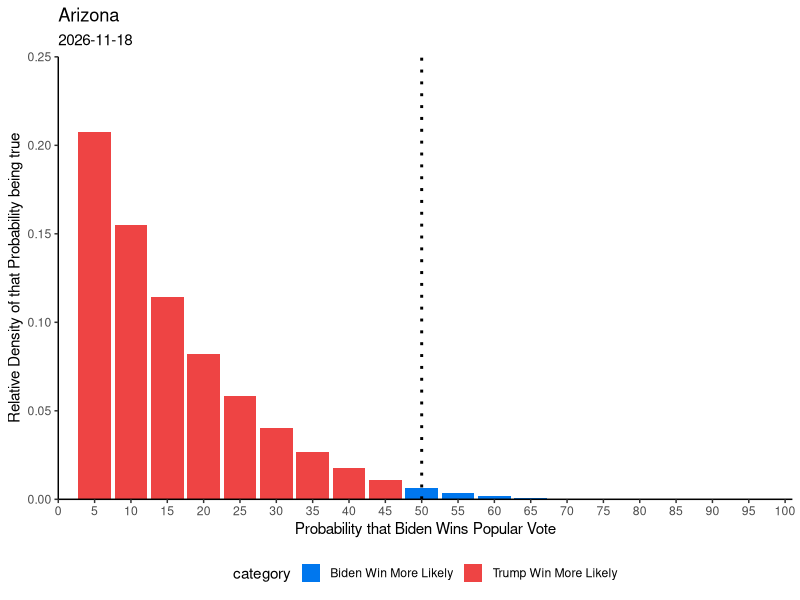
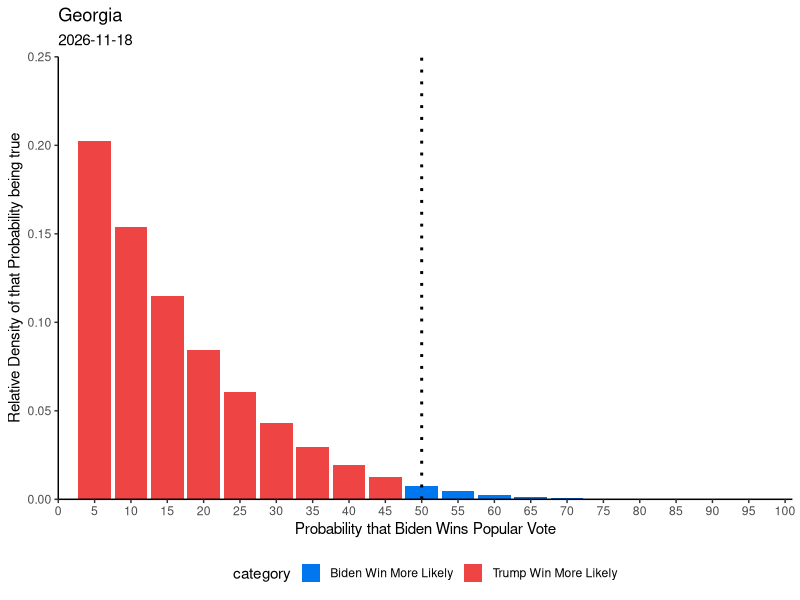
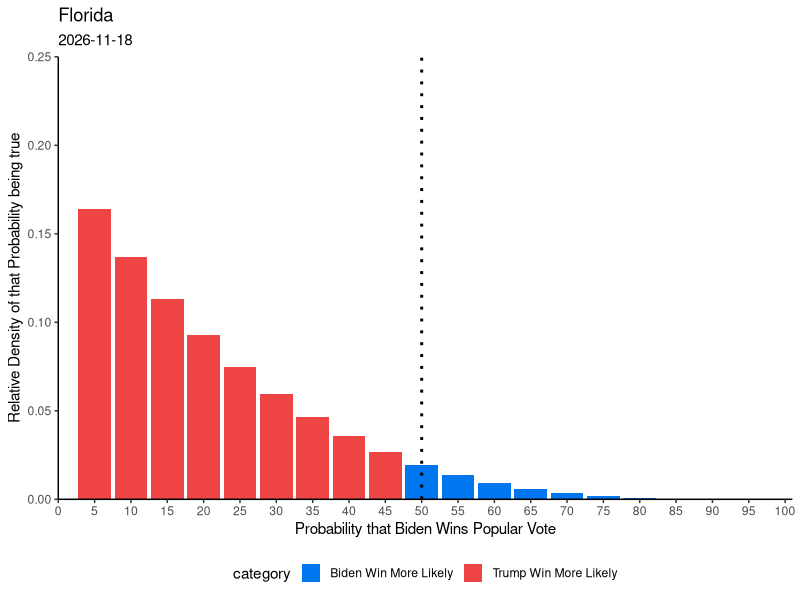
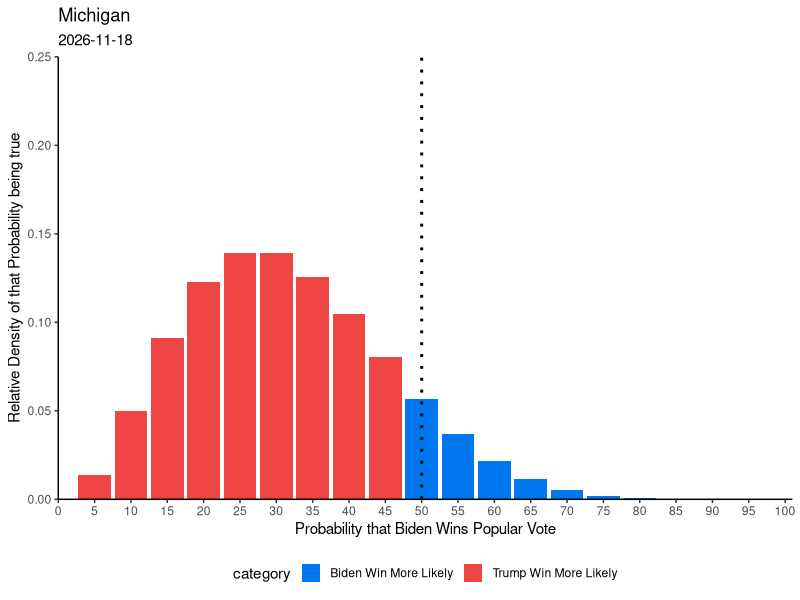
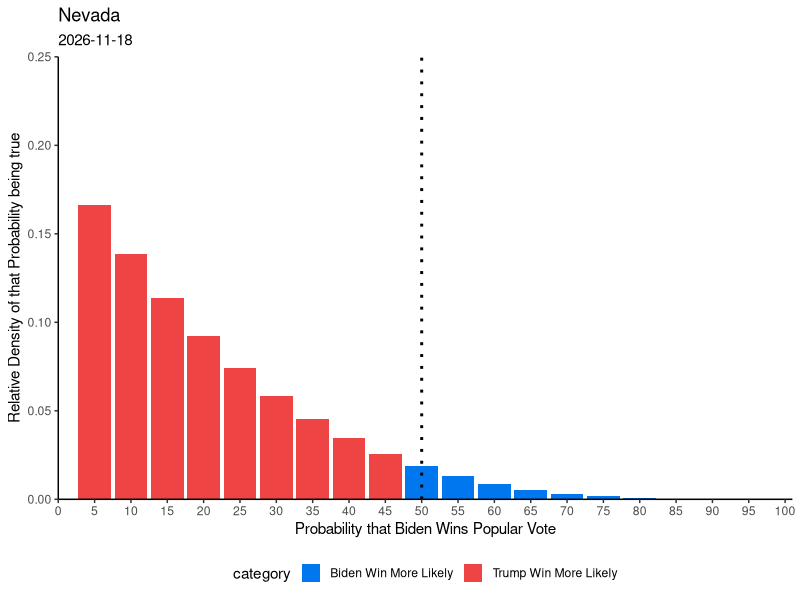
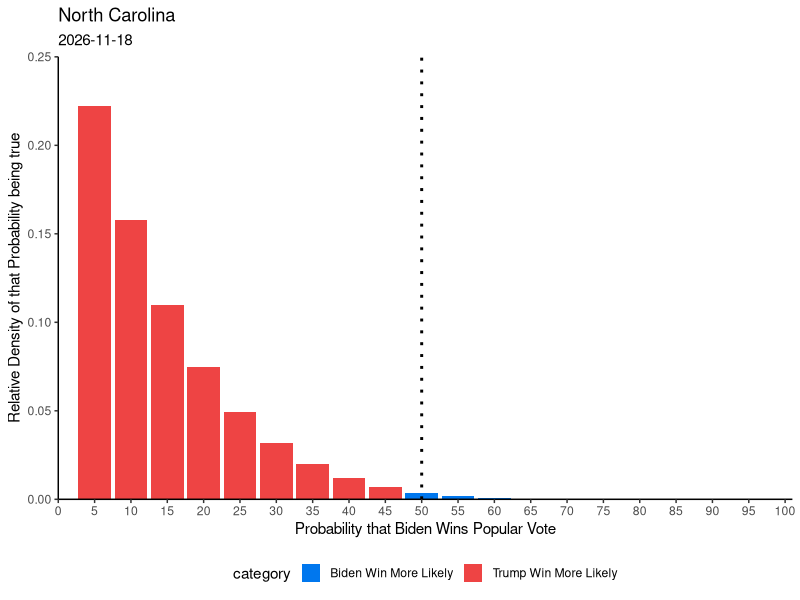
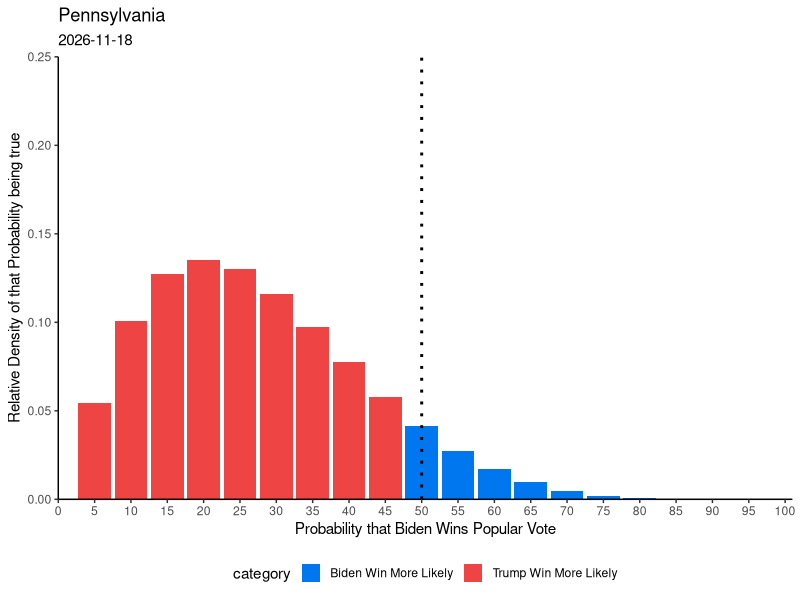
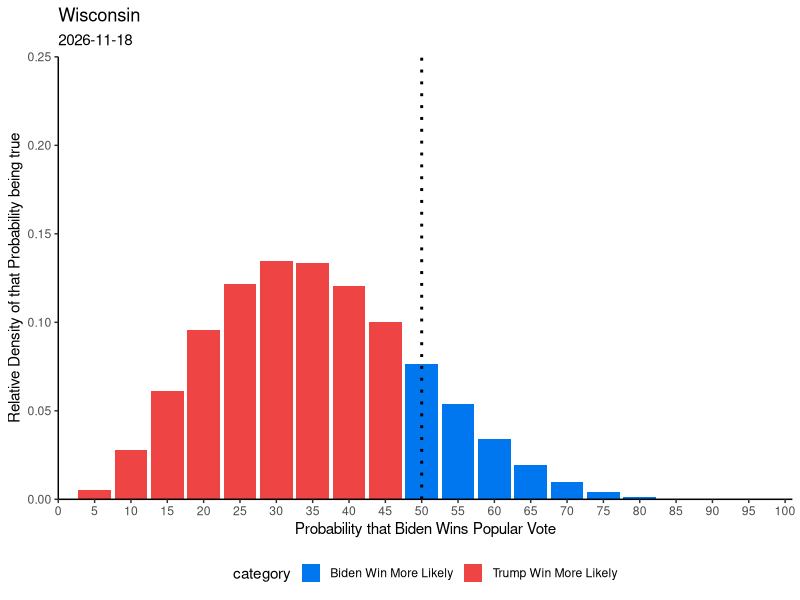

Source code (R) for these figures, in order:
library(data.table)
library(ggplot2)


state_plots <- function(state, date, data, w, l){

  data$density <- data$p**w*(1-data$p)**l# * factorial(w+l+1)/(factorial(w)*factorial(l))
  data$density <- data$density / sum(data$density)
  data$category <- fifelse(data$p < 0.5, "Trump Win More Likely", "Biden Win More Likely")
  data$category <- as.character(data$category)

  # max value
  # data[order(-ways)][1,1]


  # plotting
  g <- ggplot(data, aes(x=as.integer(p*100), y=density))+
  geom_col(aes(fill=category), size=1.5)+
  scale_fill_manual(values=c(
    "Trump Win More Likely"="#ee4444",
    "Biden Win More Likely"="#0077ee"
  ))+
  #geom_vline(xintercept = as.numeric(data[order(-density)][1,1]), linetype="dotted", color="#666666", size=1)+
  geom_vline(xintercept = 50, color="#000000", size=1, linetype="dotted")+
  theme_bw()+
  xlab("Probability that Biden Wins Popular Vote")+
  ylab("Relative Density of that Probability being true")+
  theme(legend.position = "bottom")+
  scale_x_continuous(breaks=seq(0,100,5),expand = c(0,0), limits=c(0,101))+
  scale_y_continuous(expand=c(0,0), limits=c(0,0.25))+
  theme(axis.line = element_line(color='black'),
        plot.background = element_blank(),
        panel.grid.major = element_blank(),
        panel.grid.minor = element_blank(),
        panel.border = element_blank())+
  labs(title=state, subtitles=date)
  #ggsave(filename = paste(state, date,'png'), g)
  g
}

date <- Sys.Date()

data <- data.table(p=c(0:20)/20)

state_plots(       "Arizona", date, data, 0, 5.38)
ggsave(paste("Arizona", date, ".png"))

state_plots(       "Georgia", date, data, 0.00, 5.08)
ggsave(paste("Georgia", date, ".png"))

state_plots(       "Florida", date, data, 0.00, 3.32)
ggsave(paste("Florida", date, ".png"))

state_plots(     "Michigan", date, data, 2.36, 6.25)
ggsave(paste("Michigan", date, ".png"))

state_plots(        "Nevada", date, data, 0, 3.42)
ggsave(paste("Nevada", date, ".png"))

state_plots("North Carolina", date, data, 0, 6.35)
ggsave(paste("North Carolina", date, ".png"))

state_plots(  "Pennsylvania", date, data, 1.28, 5.03)
ggsave(paste("Pennsylvania", date, ".png"))

state_plots(     "Wisconsin", date, data, 2.79, 5.91)
ggsave(paste("Wisconsin", date, ".png"))
